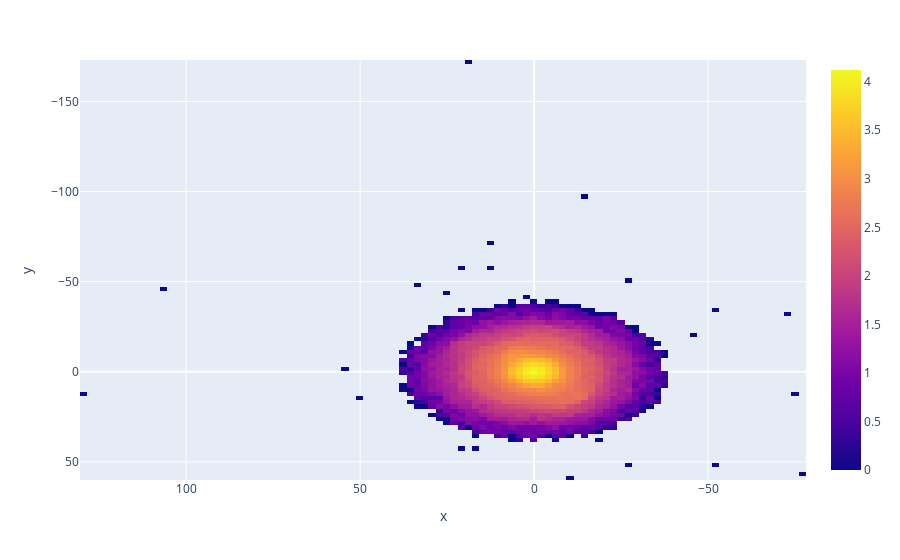

The notebook cell saved with this chart:
### Markdown cell above
Works fine for standard Figure object.

### Code cell
fig = px.imshow(z.T)
fig.update_xaxes(autorange="reversed")
